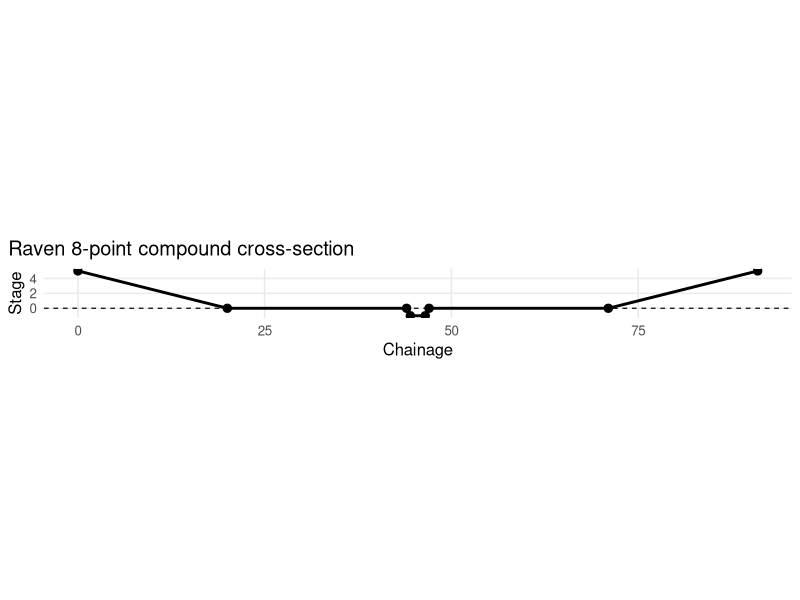
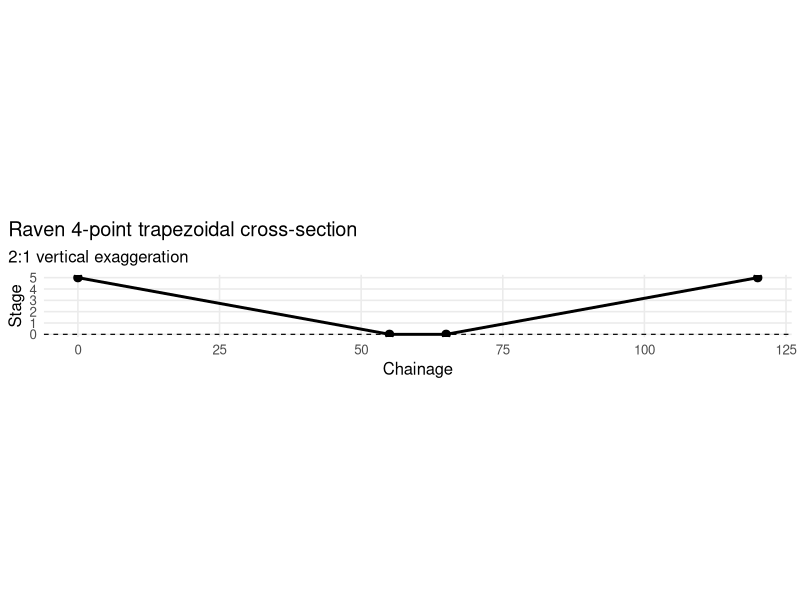
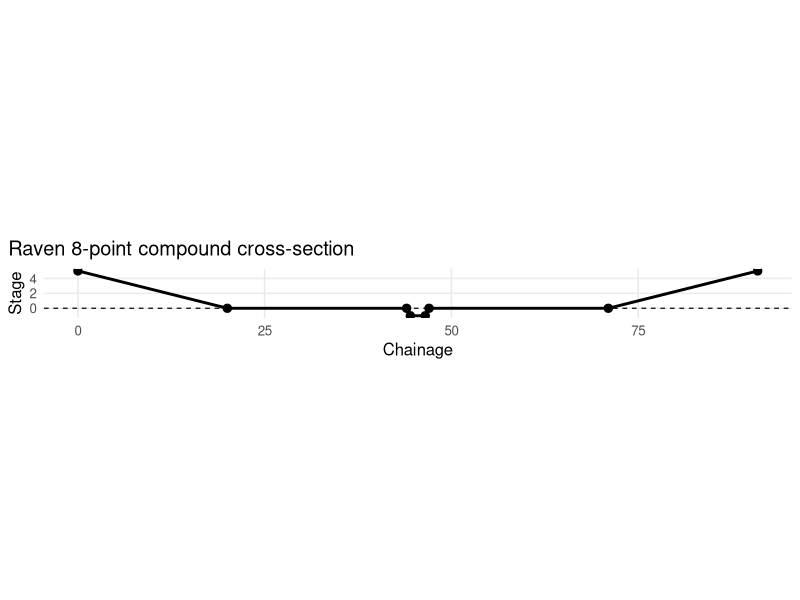
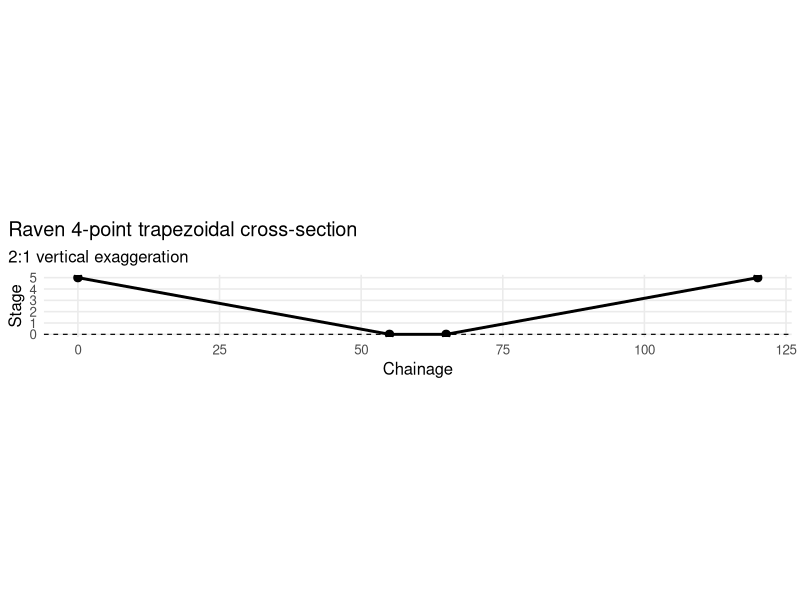

Write R code to recreate these figures, in order.

library(ggplot2)

# Geometry parameters
tw <- 20                    # horizontal run of each outer valley side
th <- 5                     # height of outer valley side above floodplain
bw <- 0.5                   # horizontal run of each channel bank
bh <- 1                     # channel depth below floodplain
chanwidth <- 2              # flat channel-bottom width
valleywidth <- 25*chanwidth # nominal floodplain + channel width

# Floodplain width on each side
fpw <- (valleywidth - chanwidth) / 2

# Construct the eight vertices
xs <- data.frame(
  point = paste0("P", 1:8),
  x = c(
    0,
    tw,
    tw + fpw,
    tw + fpw + bw,
    tw + fpw + bw + chanwidth,
    tw + fpw + 2 * bw + chanwidth,
    tw + 2 * fpw + 2 * bw + chanwidth,
    2 * tw + 2 * fpw + 2 * bw + chanwidth
  ),
  y = c(
    th,
    0,
    0,
    -bh,
    -bh,
    0,
    0,
    th
  )
)

# Plot
p <- ggplot(xs, aes(x = x, y = y)) +
  geom_hline(yintercept = 0, linetype = "dashed", linewidth = 0.4) +
  geom_line(linewidth = 1) +
  geom_point(size = 2.5) +
  # geom_text(
  #   aes(label = point),
  #   nudge_y = 0.35,
  #   size = 3.5,
  #   check_overlap = TRUE
  # ) +
  coord_fixed() +
  labs(
    title = "Raven 8-point compound cross-section",
    # subtitle = paste0(
    #   "tw = ", tw,
    #   ", th = ", th,
    #   ", bw = ", bw,
    #   ", bh = ", bh,
    #   ", valleywidth = ", valleywidth,
    #   ", chanwidth = ", chanwidth,
    #   ", fpw = ", fpw
    # ),
    x = "Chainage",
    y = "Stage"
  ) +
  theme_minimal(base_size = 12) +
  theme(
    panel.grid.minor = element_blank(),
    plot.title.position = "plot"
  )

print(p)

ggsave(
  filename = "E:/Sync/@owrc/pages/interpolants/modelling/fig/Raven_8_point_cross_section.png",
  plot = p,
  width = 10,
  height = 2.5,
  dpi = 300
)

# # Optional: write the coordinates used in the figure
# write.csv(xs, "Raven_8_point_cross_section_coordinates.csv", row.names = FALSE)







# Geometry parameter
w <- 10

# Construct the four vertices exactly as in the workbook
xs <- data.frame(
  point = paste0("P", 1:4),
  x = c(
    0,
    5 * w + 5,
    6 * w + 5,
    11 * w + 10
  ),
  y = c(5, 0, 0, 5)
)

# Useful derived quantities
side_run <- 5 * w + 5
side_height <- 5
side_slope_HV <- side_run / side_height

# Plot
p <- ggplot(xs, aes(x = x, y = y)) +
  geom_hline(yintercept = 0, linetype = "dashed", linewidth = 0.4) +
  geom_line(linewidth = 1) +
  geom_point(size = 2.5) +
  # geom_text(
  #   aes(label = point),
  #   nudge_y = 0.30,
  #   size = 3.5,
  #   check_overlap = TRUE
  # ) +
  coord_fixed(ratio = 2) +
  labs(
    title = "Raven 4-point trapezoidal cross-section",
    subtitle = "2:1 vertical exaggeration",
    # subtitle = paste0(
    #   "w = ", w,
    #   "; side slope = ", round(side_slope_HV, 2), "H:1V",
    #   "; total width = ", max(xs$x)
    # ),
    x = "Chainage",
    y = "Stage"
  ) +
  theme_minimal(base_size = 12) +
  theme(
    panel.grid.minor = element_blank(),
    plot.title.position = "plot"
  )

print(p)

ggsave(
  filename = "E:/Sync/@owrc/pages/interpolants/modelling/fig/Raven_4_point_cross_section.png",
  plot = p,
  width = 10,
  height = 2.5,
  dpi = 300
)

# # Optional: write the coordinates used in the figure
# write.csv(xs, "Raven_4_point_cross_section_coordinates.csv", row.names = FALSE)
